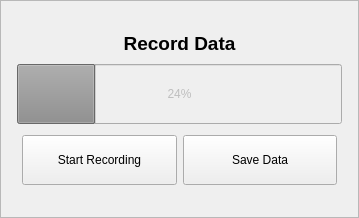
<?xml version="1.0" encoding="UTF-8"?>
<ui version="4.0">
 <class>SaveDataWidget</class>
 <widget class="QFrame" name="SaveDataWidget">
  <property name="geometry">
   <rect>
    <x>0</x>
    <y>0</y>
    <width>359</width>
    <height>218</height>
   </rect>
  </property>
  <property name="sizePolicy">
   <sizepolicy hsizetype="Preferred" vsizetype="Preferred">
    <horstretch>0</horstretch>
    <verstretch>0</verstretch>
   </sizepolicy>
  </property>
  <property name="minimumSize">
   <size>
    <width>200</width>
    <height>150</height>
   </size>
  </property>
  <property name="windowTitle">
   <string>Frame</string>
  </property>
  <property name="frameShape">
   <enum>QFrame::StyledPanel</enum>
  </property>
  <property name="frameShadow">
   <enum>QFrame::Raised</enum>
  </property>
  <layout class="QGridLayout" name="gridLayout_2">
   <item row="0" column="0">
    <layout class="QGridLayout" name="mainLayout" rowstretch="0,0,0">
     <property name="leftMargin">
      <number>5</number>
     </property>
     <property name="topMargin">
      <number>0</number>
     </property>
     <property name="rightMargin">
      <number>5</number>
     </property>
     <property name="bottomMargin">
      <number>0</number>
     </property>
     <item row="2" column="0">
      <layout class="QGridLayout" name="gridLayout">
       <property name="margin">
        <number>5</number>
       </property>
       <item row="0" column="0">
        <widget class="QPushButton" name="startRecordingButton">
         <property name="sizePolicy">
          <sizepolicy hsizetype="Minimum" vsizetype="Maximum">
           <horstretch>0</horstretch>
           <verstretch>0</verstretch>
          </sizepolicy>
         </property>
         <property name="minimumSize">
          <size>
           <width>0</width>
           <height>15</height>
          </size>
         </property>
         <property name="maximumSize">
          <size>
           <width>16777215</width>
           <height>50</height>
          </size>
         </property>
         <property name="text">
          <string>Start Recording</string>
         </property>
        </widget>
       </item>
       <item row="0" column="2">
        <widget class="QPushButton" name="saveDataButton">
         <property name="sizePolicy">
          <sizepolicy hsizetype="Minimum" vsizetype="Maximum">
           <horstretch>0</horstretch>
           <verstretch>0</verstretch>
          </sizepolicy>
         </property>
         <property name="minimumSize">
          <size>
           <width>0</width>
           <height>15</height>
          </size>
         </property>
         <property name="maximumSize">
          <size>
           <width>16777215</width>
           <height>50</height>
          </size>
         </property>
         <property name="text">
          <string>Save Data</string>
         </property>
        </widget>
       </item>
      </layout>
     </item>
     <item row="1" column="0">
      <widget class="QProgressBar" name="progressBar">
       <property name="enabled">
        <bool>false</bool>
       </property>
       <property name="sizePolicy">
        <sizepolicy hsizetype="Expanding" vsizetype="Maximum">
         <horstretch>0</horstretch>
         <verstretch>0</verstretch>
        </sizepolicy>
       </property>
       <property name="minimumSize">
        <size>
         <width>0</width>
         <height>20</height>
        </size>
       </property>
       <property name="maximumSize">
        <size>
         <width>16777215</width>
         <height>60</height>
        </size>
       </property>
       <property name="value">
        <number>24</number>
       </property>
      </widget>
     </item>
     <item row="0" column="0">
      <widget class="QLabel" name="label">
       <property name="sizePolicy">
        <sizepolicy hsizetype="Preferred" vsizetype="Preferred">
         <horstretch>0</horstretch>
         <verstretch>0</verstretch>
        </sizepolicy>
       </property>
       <property name="minimumSize">
        <size>
         <width>0</width>
         <height>20</height>
        </size>
       </property>
       <property name="maximumSize">
        <size>
         <width>16777215</width>
         <height>30</height>
        </size>
       </property>
       <property name="font">
        <font>
         <pointsize>14</pointsize>
         <weight>75</weight>
         <bold>true</bold>
        </font>
       </property>
       <property name="text">
        <string>Record Data</string>
       </property>
       <property name="alignment">
        <set>Qt::AlignCenter</set>
       </property>
      </widget>
     </item>
    </layout>
   </item>
  </layout>
 </widget>
 <resources/>
 <connections/>
</ui>
